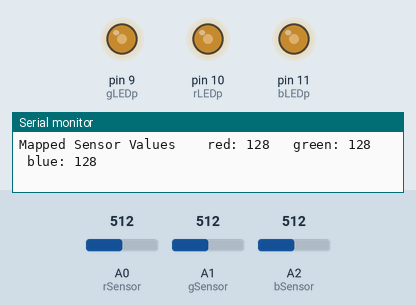
A sketch run on a simulated Arduino Uno, built with avr-gcc and run on an emulated ATmega328P. Shown: output pins drawn as LEDs (lit = HIGH), the last lines printed to the serial monitor. Inputs (shaded band) come from the test bench; at power-on: A0 (rSensor) = 512, A1 (gSensor) = 512, A2 (bSensor) = 512.

Above: at 1.2 s.
1.3 s: A0 (rSensor) set to 412
At 2.7 s:
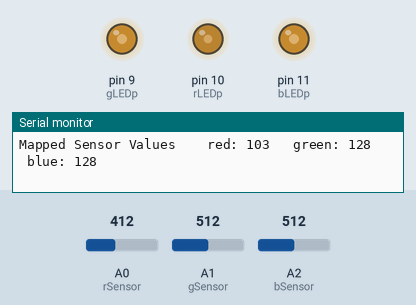
4.3 s: A0 (rSensor) set to 390
At 4.8 s:
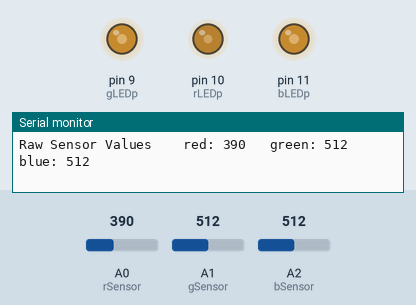
7.3 s: A1 (gSensor) set to 409
At 8.3 s:
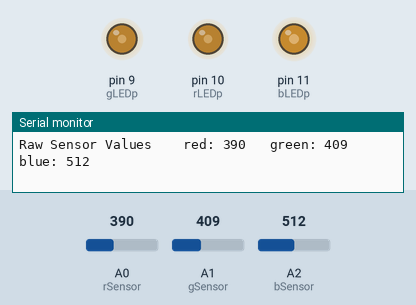
10.3 s: A1 (gSensor) set to 385
At 11.2 s:
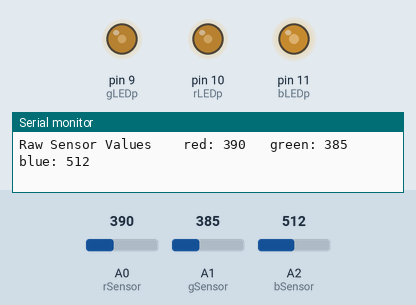
13.3 s: A2 (bSensor) set to 413
At 14.9 s:
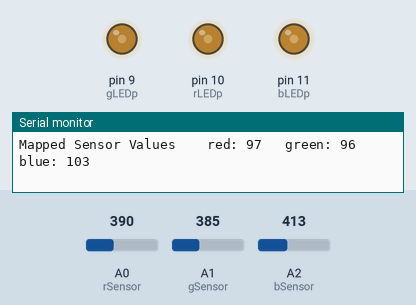
16.3 s: A2 (bSensor) set to 388
At 17.3 s:
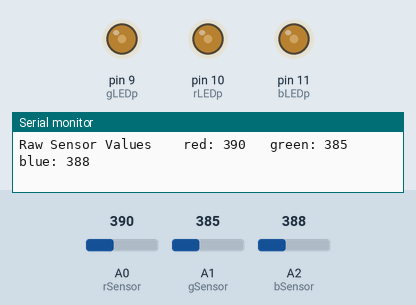
Timing chart, 0 to 19.3 s (numbered marks = the images above; inputs shaded):
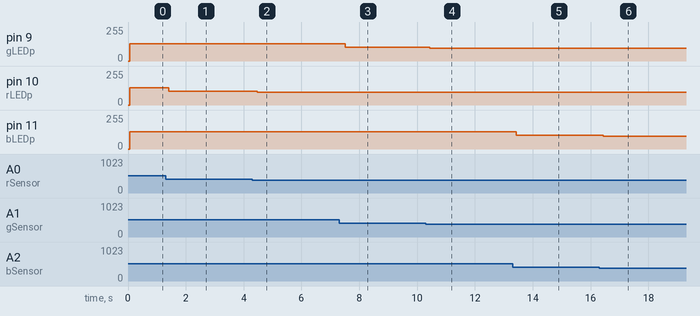

Measured:
- after the input at 1.3 s, pin 10 (rLEDp): 128/255 → 103/255 after 0.12 s
- after the input at 4.3 s, pin 10 (rLEDp): 103/255 → 97/255 after 0.18 s
- after the input at 7.3 s, pin 9 (gLEDp): 128/255 → 102/255 after 0.21 s
- after the input at 10.3 s, pin 9 (gLEDp): 102/255 → 96/255 after 0.13 s
- after the input at 13.3 s, pin 11 (bLEDp): 128/255 → 103/255 after 0.13 s
- after the input at 16.3 s, pin 11 (bLEDp): 103/255 → 97/255 after 0.14 s

The sketch:

arduinouno_04_lamp.ino
```cpp
const int gLEDp = 9;
const int rLEDp = 10;
const int bLEDp = 11;

const int rSensor = A0;
const int gSensor = A1;
const int bSensor = A2;

int rValue = 0;
int gValue = 0;
int bValue = 0;

int rSensVal = 0;
int gSensVal = 0;
int bSensVal = 0;

void setup() {
  Serial.begin(9600);

  pinMode(gLEDp, OUTPUT);
  pinMode(rLEDp, OUTPUT);
  pinMode(bLEDp, OUTPUT);
}

void loop() {
  rSensVal = analogRead(rSensor);
  delay(5);
  gSensVal = analogRead(gSensor);
  delay(5);
  bSensVal = analogRead(bSensor);

  Serial.print("Raw Sensor Values \t red: ");
  Serial.print(rSensVal);
  Serial.print("\t green: ");
  Serial.print(gSensVal);
  Serial.print("\t blue: ");
  Serial.println(bSensVal);

  rValue = rSensVal / 4;
  gValue = gSensVal / 4;
  bValue = bSensVal / 4;

  Serial.print("Mapped Sensor Values \t red: ");
  Serial.print(rValue);
  Serial.print("\t green: ");
  Serial.print(gValue);
  Serial.print("\t blue: ");
  Serial.println(bValue);

  analogWrite(rLEDp, rValue);
  analogWrite(gLEDp, gValue);
  analogWrite(bLEDp, bValue);
}
```
